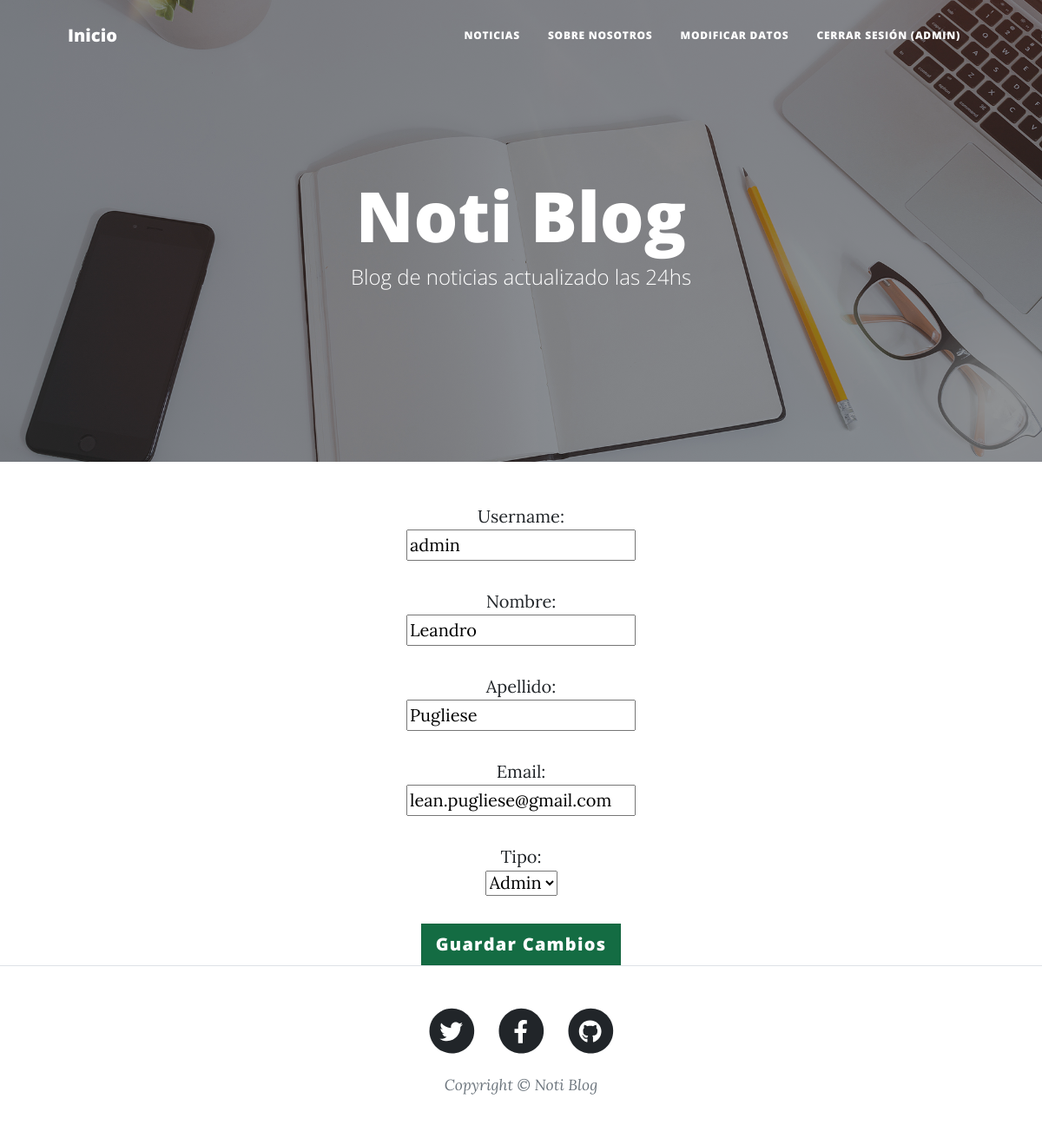
The app's page /PlayApp/usuario_update/ (signed in), older data.
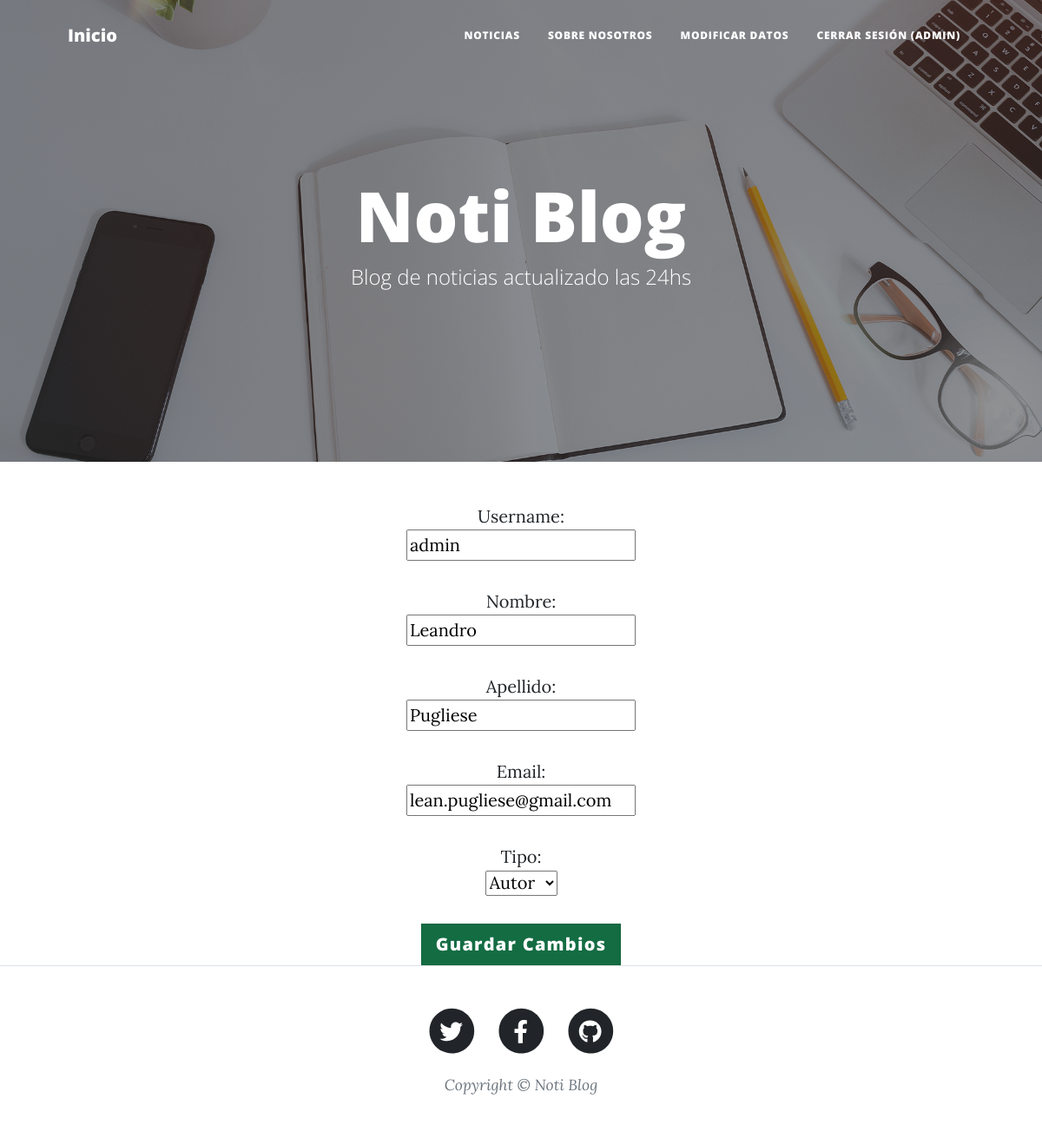
The same page, newer data.
### PlayApp/models.py (models this page shows, shortened)
class Usuario(AbstractBaseUser):
    TIPO_USUARIO = [
        ("ADMIN","Admin"),
        ("LECTOR","Lector"),
        ("AUTOR","Autor"),
    ]
    username = models.CharField(max_length=40, unique=True)
    nombre = models.CharField(max_length=40)
    apellido = models.CharField(max_length=40)
    email = models.EmailField(max_length=254, verbose_name="email", unique=True)
    tipo = models.CharField(max_length=6, choices=TIPO_USUARIO, default="")
    date_joined = models.DateTimeField(verbose_name="Fecha de Registro", auto_now_add=True)
    last_login = models.DateTimeField(verbose_name="Ultima Conexión", auto_now=True)
    is_admin = models.BooleanField(default=False)
    is_active = models.BooleanField(default=True)
    is_staff = models.BooleanField(default=False)
    is_superuser = models.BooleanField(default=False)
    USERNAME_FIELD = "username" #Buscar si se puede poner que sea nombre de usuario o email, que de la opcion de loguear ocn cualquiera de los dos.
    REQUIRED_FIELDS = ["nombre", "apellido", "email", "tipo"]
    objects = Manager_Usuario()

### PlayApp/views.py (the view)
# urls.py: path("usuario_update/", views.update_usuario, name = "Usuario Update" ),
@login_required
def update_usuario(request):
    contexto = {}
    if request.POST:
        formulario = UsuarioUpdateForm(request.POST, instance=request.user)
        if formulario.is_valid():
            formulario.save()
            usuario = request.user
            return render(request, "PlayApp/T02-inicio.html", {"mensaje":f"Modificaste exitosamente tu usuario: {usuario.get_username()}"})
    else:
        formulario = UsuarioUpdateForm(
            initial= {
                "username": request.user.username,
                "nombre": request.user.nombre,
                "apellido": request.user.apellido,
                "email": request.user.email,
                "tipo": request.user.tipo
            }
        )
    contexto ["usuario_detalle"] = formulario
    return render(request, "PlayApp/T03.2-usuario_detalle.html", contexto)

### PlayApp/forms.py (shortened to what this page needs)
class UsuarioUpdateForm(forms.ModelForm):
    class Meta:
        model = Usuario
        fields = ("username", "nombre", "apellido", "email", "tipo")

### PlayApp/Templates/PlayApp/T03.2-usuario_detalle.html (shortened to what this page needs)
{% extends "PlayApp/T01-view.html" %}
{% load static %}
{% block ContenidoTemplate %}
<body style="text-align:center">
    <form action="" method="POST">{% csrf_token %}
        {% for campo in  usuario_detalle%}
            <p>
                {{campo.label_tag}}
                <br>{{campo}}
            </p>
        {% endfor %}
       <input class="btn btn-success btn-lg active" type="submit" value="Guardar Cambios">
    </form>
</body>
{% endblock %}

### PlayApp/Templates/PlayApp/T01-view.html (shortened to what this page needs)
<!DOCTYPE html>
<html lang="es">
    <head>
        {% load static %}
        <link href="{% static 'PlayApp/css/styles.css' %}" rel="stylesheet" />
    </head>
    <body>
        <nav class="navbar navbar-expand-lg navbar-light" id="mainNav">
            <div class="container px-4 px-lg-5">
                <a class="navbar-brand" href="{% url 'Inicio' %}">Inicio</a>
                <div class="collapse navbar-collapse" id="navbarResponsive">
                    <ul class="navbar-nav ms-auto py-4 py-lg-0">
                        <li class="nav-item"><a class="nav-link px-lg-3 py-3 py-lg-4" href="{% url 'Publicaciones' %}">Noticias</a></li>
                        <li class="nav-item"><a class="nav-link px-lg-3 py-3 py-lg-4" href="{% url 'Sobre Nosotros' %}">Sobre Nosotros</a></li>
                        {% if request.user.is_authenticated %}
                            <li class="nav-item"><a class="nav-link px-lg-3 py-3 py-lg-4" href="{% url 'Usuario Update' %}">Modificar Datos</a></li>
                            <li class="nav-item"><a class="nav-link px-lg-3 py-3 py-lg-4" href="{% url 'Usuario Logout' %}">Cerrar sesión ({{request.user.username}})</a></li>
                        {% else %}
                            <li class="nav-item"><a class="nav-link px-lg-3 py-3 py-lg-4" href="{% url 'Usuario' %}">Ingrese</a></li>
                        {% endif %}
                    </ul>
                </div>
            </div>
        </nav>
        <header class="masthead" style="background-image: url('/static/PlayApp/assets/img/home-bg.jpg' )">
            <div class="container position-relative px-4 px-lg-5">
                <div class="row gx-4 gx-lg-5 justify-content-center">
                    <div class="col-md-10 col-lg-8 col-xl-7">
                        <div class="site-heading">
                            <h1>Noti Blog</h1>
                            <span class="subheading">Blog de noticias actualizado las 24hs</span>
                        </div>
                    </div>
                </div>
            </div>
        </header>
       {% block ContenidoTemplate %}
       {% endblock %}
        <footer class="border-top">
            <div class="container px-4 px-lg-5">
                <div class="row gx-4 gx-lg-5 justify-content-center">
                    <div class="col-md-10 col-lg-8 col-xl-7">
                        <ul class="list-inline text-center">
                            <li class="list-inline-item">
                                <a href="#!">
                                    <span class="fa-stack fa-lg">
                                        <i class="fas fa-circle fa-stack-2x"></i>
                                        <i class="fab fa-twitter fa-stack-1x fa-inverse"></i>
                                    </span>
                                </a>
                            </li>
                            <li class="list-inline-item">
                                <a href="#!">
                                    <span class="fa-stack fa-lg">
                                        <i class="fas fa-circle fa-stack-2x"></i>
                                        <i class="fab fa-facebook-f fa-stack-1x fa-inverse"></i>
                                    </span>
                                </a>
                            </li>
                            <li class="list-inline-item">
                                <a href="#!">
                                    <span class="fa-stack fa-lg">
                                        <i class="fas fa-circle fa-stack-2x"></i>
                                        <i class="fab fa-github fa-stack-1x fa-inverse"></i>
                                    </span>
                                </a>
                            </li>
                        </ul>
                        <div class="small text-center text-muted fst-italic">Copyright &copy; Noti Blog</div>
                    </div>
                </div>
            </div>
        </footer>
    </body>
</html>

Row changes from the older to the newer data that the page shows:
changed Usuario "ADMIN": tipo "Admin" → "Autor"
